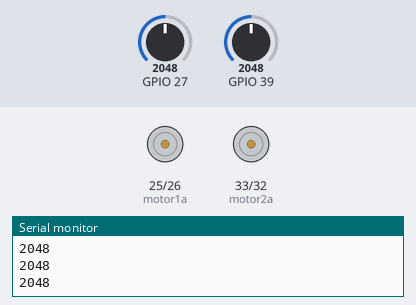
Bench run of a sketch on a simulated ESP32. Shown: motor-driver pin pairs drawn as motors (green arrow = first pin HIGH = forward, orange = second pin HIGH = backward, longer = more drive), the last lines printed to the serial monitor. Inputs (shaded band) come from the test bench; at power-on: GPIO 27 = 2048, GPIO 39 = 2048.

Above: at 1.2 s.
1.3 s: GPIO 27 set to 1971
At 2.5 s:
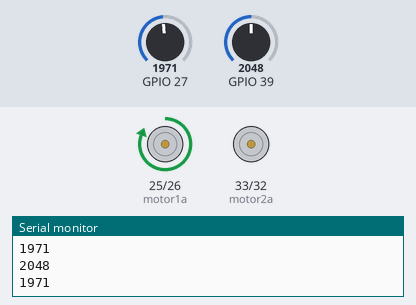
2.9 s: GPIO 39 set to 1973
At 3.9 s:
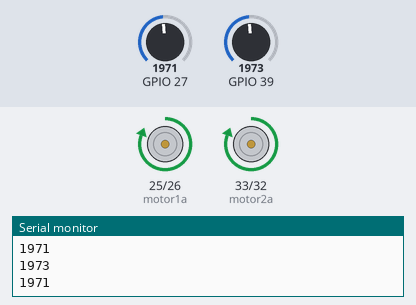
4.5 s: GPIO 27 set to 2040
At 5.4 s:
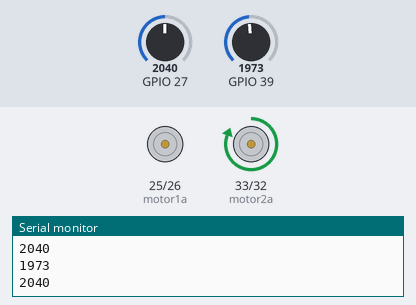
6.1 s: GPIO 27 set to 1960
At 6.8 s:
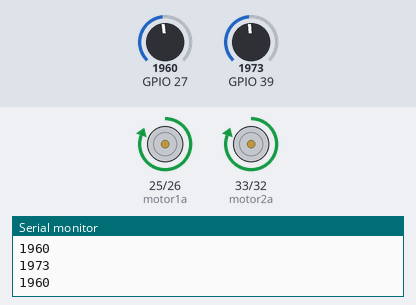
7.7 s: GPIO 27 set to 2047
At 8.2 s:
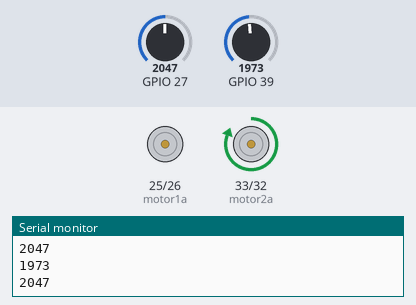
Timing chart, 0 to 10.3 s (numbered marks = the images above; inputs shaded):
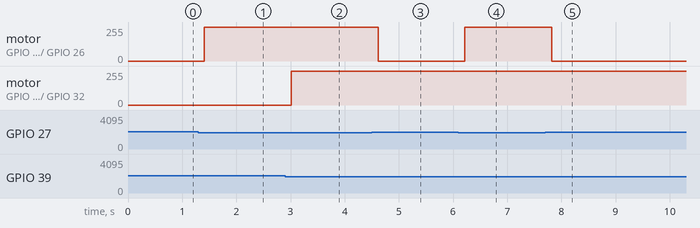

Measured:
- the behaviour switches between 2000 and 1999 on GPIO 27 (found by bisection; images 0 and 1)
- the behaviour switches between 2000 and 1999 on GPIO 39 (found by bisection; images 1 and 2)
- after the input at 1.3 s, motor on GPIO 25 (motor1a) / GPIO 26 (motor1b): stopped → forward 255/255 after 0.10 s
- after the input at 2.9 s, motor on GPIO 33 (motor2a) / GPIO 32 (motor2b): stopped → forward 255/255 after 0.11 s
- after the input at 4.5 s, motor on GPIO 25 (motor1a) / GPIO 26 (motor1b): forward 255/255 → stopped after 0.12 s
- after the input at 6.1 s, motor on GPIO 25 (motor1a) / GPIO 26 (motor1b): stopped → forward 255/255 after 0.12 s
- after the input at 7.7 s, motor on GPIO 25 (motor1a) / GPIO 26 (motor1b): forward 255/255 → stopped after 0.13 s

The sketch:

sketch_jun15a.ino
```cpp
int motor1a= 25;
int motor2a = 33;
int motor1b= 26;
int motor2b = 32;
void setup() {
  // put your setup code here, to run once:
pinMode(motor1a,OUTPUT);
pinMode(motor2a,OUTPUT);
pinMode(motor1b,OUTPUT);
pinMode(motor2b,OUTPUT);
pinMode(27,INPUT);
pinMode(39,INPUT);
Serial.begin(9600);
}

void loop() {
  // put your main code here, to run repeatedly:
int sensorvalueR=analogRead(39);// white 2390 &3000 black0
int sensorvalueL=analogRead(27);// white3229 &3214 black279 &290
Serial.println(sensorvalueR);
Serial.println(sensorvalueL);
delay(100);
if(sensorvalueR<2000 && sensorvalueL<2000){
  digitalWrite(motor1a,HIGH);
  digitalWrite(motor1b,LOW);
  digitalWrite(motor2a,HIGH);
  digitalWrite(motor1b,LOW);
}
else if(sensorvalueR>2000 && sensorvalueL>2000){
digitalWrite(motor1a,LOW);
digitalWrite(motor1b,LOW);
digitalWrite(motor2a,LOW);
digitalWrite(motor2b,LOW);
}
if(sensorvalueR<2000 && sensorvalueL>2000)
{
    digitalWrite(motor1a,LOW);
  digitalWrite(motor1b,LOW);
  digitalWrite(motor2a,HIGH);
  digitalWrite(motor1b,LOW);
}
 else if(sensorvalueR>2000 && sensorvalueL<2000)
{
    digitalWrite(motor1a,HIGH);
  digitalWrite(motor1b,LOW);
  digitalWrite(motor2a,LOW);
  digitalWrite(motor1b,LOW);
}
}
```
